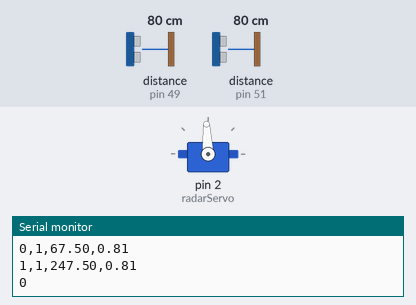
Simulated run of this sketch. Board: Arduino Mega 2560, built with avr-gcc and run on an emulated ATmega2560. On the bench: servo, the last lines printed to the serial monitor. The test bench sets the inputs (shaded band); at power-on: distance to the obstacle (sensors on pin 51, pin 49) 80 cm. The echo pulse lasts 58.3 µs per cm.

Above: at 1.4 s.
1.5 s: distance to the obstacle (sensor on pin 51) set to 120 cm
At 1.7 s:
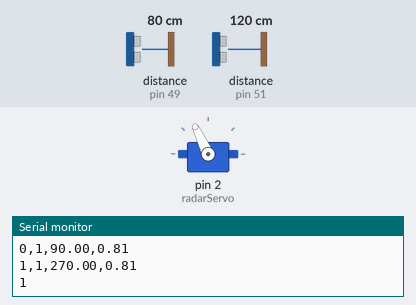
7.5 s: distance to the obstacle (sensor on pin 49) set to 250 cm
At 8.2 s:
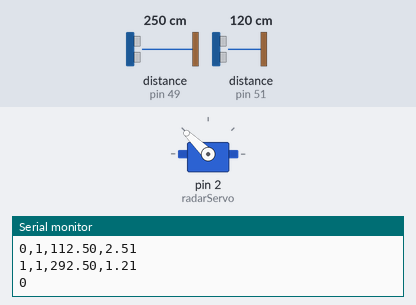
10.5 s: distance to the obstacle (sensor on pin 49) set to 299 cm
At 10.94 s:
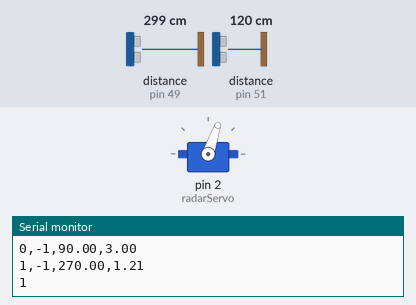
Timing chart, 0 to 19.5 s (numbered marks = the images above; inputs shaded):
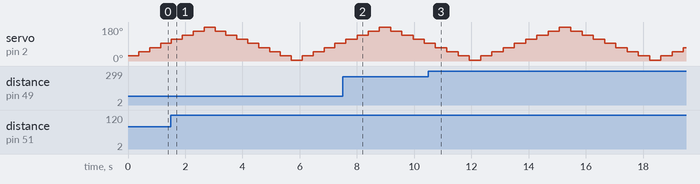

The sketch:

radar.ino
```cpp
#include <Servo.h>
#include <NewPing.h>

#define servoMin 600
#define servoMax 2400
#define servoStep 225
#define numberOfAngles 2 * (servoMax - servoMin) / servoStep
#define numberOfReadings 3

Servo radarServo;
int servoPos = servoMin;
int servoDirection = 1;
long lastServoMove = 0;

#define SONAR_NUM     2 // Number or sensors.
#define MAX_DISTANCE 400 // Maximum distance (in cm) to ping.
#define PING_INTERVAL 30 // Milliseconds between sensor pings (29ms is about the min to avoid cross-sensor echo).

unsigned long pingTimer[SONAR_NUM]; // Holds the times when the next ping should happen for each sensor.
//unsigned int cm[SONAR_NUM];         // Where the ping distances are stored.
//double degree[SONAR_NUM];
uint8_t currentSensor = 0;          // Keeps track of which sensor is active.

long readingTime[numberOfAngles][numberOfReadings];
double readingValues[numberOfAngles][numberOfReadings];
double readingDegree[numberOfAngles];
long resultTime[numberOfAngles];
int readingIndex = 0;
int testIndex = 0;

unsigned long timeReset = millis();

NewPing sonar[SONAR_NUM] = {     // Sensor object array.
  NewPing(48, 49, MAX_DISTANCE), // Each sensor's trigger pin, echo pin, and max distance to ping.
  NewPing(50, 51, MAX_DISTANCE)
};

void setup() {
  Serial.begin(9600);
  radarServo.attach(2);
  //pingTimer[0] = millis() + 75;           // First ping starts at 75ms, gives time for the Arduino to chill before starting.
  //for (uint8_t i = 1; i < SONAR_NUM; i++) // Set the starting time for each sensor.
    //pingTimer[i] = pingTimer[i - 1] + PING_INTERVAL;

  //Serial.println(numberOfAngles);

  for (int i = 0; i < numberOfAngles; i++) {
    readingDegree[i] = (i * servoStep) / ((servoMax - servoMin) / 180.0);
    //Serial.println(readingDegree[i]);
  }
}

void loop() {
  //for (uint8_t i = 0; i < SONAR_NUM; i++) { // Loop through all the sensors.
    //if (millis() >= pingTimer[i]) {         // Is it this sensor's time to ping?
      //pingTimer[i] += PING_INTERVAL * SONAR_NUM;  // Set next time this sensor will be pinged.
      //if (i == 0 && currentSensor == SONAR_NUM - 1) oneSensorCycle(); // Sensor ping cycle complete, do something with the results.
      //sonar[currentSensor].timer_stop();          // Make sure previous timer is canceled before starting a new ping (insurance).
      //currentSensor = i;                          // Sensor being accessed.
      //cm[currentSensor] = 0;                      // Make distance zero in case there's no ping echo for this sensor.
      //sonar[currentSensor].ping_timer(echoCheck); // Do the ping (processing continues, interrupt will call echoCheck to look for echo).
    //}
  //}
  //delay(1000);
  //if (millis() - timeReset > 500) {
    if (servoPos >= servoMax && servoDirection > 0) {
      servoDirection *= -1;
    } else if (servoPos <= servoMin && servoDirection < 0) {
      servoDirection *= -1;
    }
    servoPos += (servoStep * servoDirection);

    radarServo.writeMicroseconds(servoPos);
    //timeReset = millis();
  //}
  delay(250);

  //for (int i = 0; i < numberOfAngles; i++) {
    //readingDegree[i] = (i * servoStep) / ((servoMax - servoMin) / 180.0);
    //Serial.println(readingDegree[i]);
  //}

  for (int i = 0; i < SONAR_NUM; i++) {
    unsigned int duration = sonar[i].ping_median(3);
    double distance;
    if (duration == 0){
      distance = 4;
    } else {
      distance = ((duration / 2) / 2910.0) + 0.01;
    }
    report(i, distance);
  }

  //double distance1, distance2;

  //unsigned int duration1 = sonar[0].ping_median(3);
  //unsigned int duration1 = sonar[0].ping_median(3);
  //if (duration1 == 0){
    //distance1 = 4;
  //} else {
    //distance1 = ((duration1/2) / 2910.0)+0.01;
  //}
  //Serial.print(degree);
  //Serial.print("-");
  //Serial.println(distance1);

  //unsigned int duration2 = sonar[1].ping_median(3);

  //if (duration2 == 0){
    //distance2 = 4;
  //} else {
    //distance2 = ((duration2/2) / 2910.0)+0.01;
  //}
  //double degree = (servoPos - servoMin) / ((servoMax - servoMin) / 180.0);


  //Serial.print(degree + 180);
  //Serial.print("-");
  //Serial.println(distance2);
  readingIndex++;
  if (readingIndex == numberOfReadings) {
    readingIndex = 0;
  } else {

  }
  Serial.println(readingIndex);
}

void echoCheck() { // If ping received, set the sensor distance to array.
  if (sonar[currentSensor].check_timer()) {
    //cm[currentSensor] = sonar[currentSensor].ping_result / US_ROUNDTRIP_CM;
    //double degree = (millis() - timeReset) / 700.0 * 180.0;
    double degree = (servoPos - servoMin) / ((servoMax - servoMin) / 180.0);
    if (currentSensor == 1) {
      degree += 180;
    }
    //if (servoDirection < 0) {
    //  degree = 180 - degree;
    //}
    //degree[currentSensor] = degreeLocal;
    double distance = 0.0;
    distance = sonar[currentSensor].ping_result / US_ROUNDTRIP_CM / 100.0;
    Serial.print(currentSensor);
    Serial.print(",");
    Serial.print(servoDirection);
    Serial.print(",");
    Serial.print(degree);
    Serial.print(",");
    Serial.println(distance);
  }
}

void report(int currentSensor, double distance) {
  //double degree = (servoPos - servoMin) / ((servoMax - servoMin) / 180.0);
  int degreeIndex = (servoPos - servoMin) / servoStep;

  if (currentSensor == 1) {
    degreeIndex += numberOfAngles / 2;
  }
  if (degreeIndex == numberOfAngles) {
    degreeIndex = 0;
  }
    //if (servoDirection < 0) {
    //  degree = 180 - degree;
    //}
    //degree[currentSensor] = degreeLocal;
    //double distance = 0.0;
    //distance = sonar[currentSensor].ping_result / US_ROUNDTRIP_CM / 100.0


  readingTime[degreeIndex][readingIndex] = millis();
  readingValues[degreeIndex][readingIndex] = distance;

  //resultTime[numberOfAngles];


  Serial.print(currentSensor);
  Serial.print(",");
  Serial.print(servoDirection);
  Serial.print(",");
  Serial.print(readingDegree[degreeIndex]);
  Serial.print(",");
  Serial.println(distance);
}

//void oneSensorCycle() {
//  for (int i = 0; i < SONAR_NUM; i++) {
//    Serial.print(i);
//    Serial.print("-");
//    Serial.print(degree[i]);
//    Serial.print("-");
//    Serial.println(cm[i] / 100.0);
//  }
//}
```
